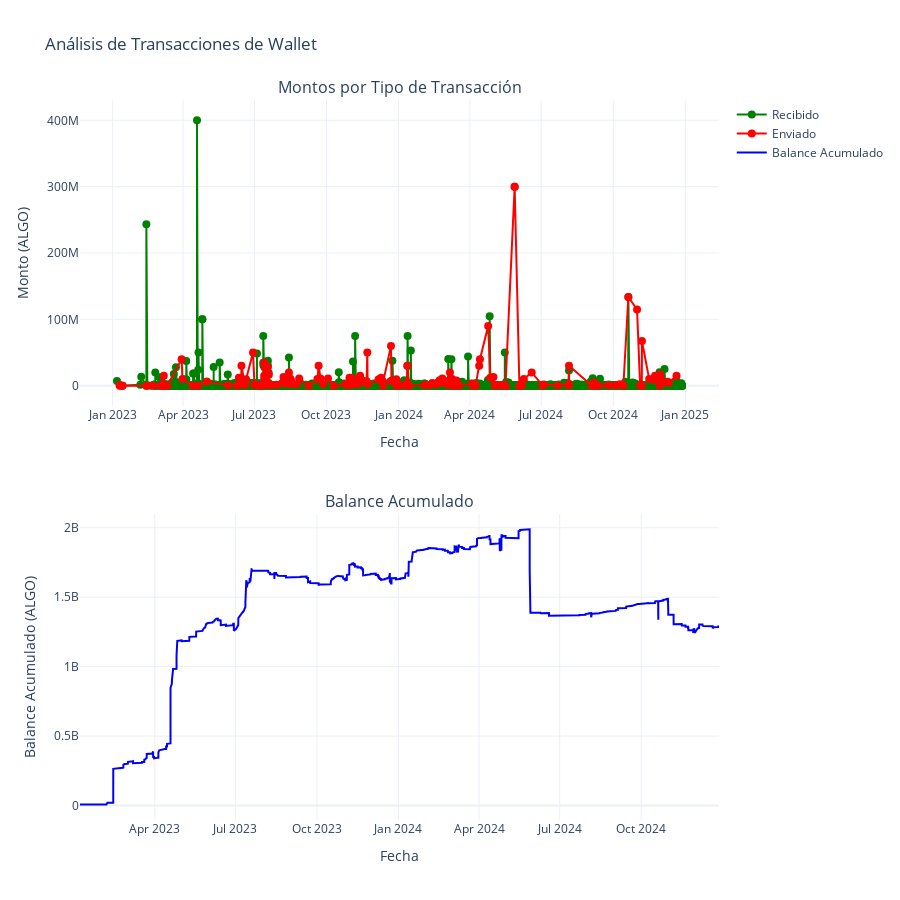

Notebook code for this chart:
### Code cell
import pandas as pd
import plotly.graph_objects as go
from plotly.subplots import make_subplots

# Leer el archivo CSV
file_path = r"C:\Users\Nabucodonosor\Documents\BITLINK\Repositorios\explorer-wallets\wallet_transactions_consolidated.csv"
df = pd.read_csv(file_path)

# Convertir la columna fecha a datetime
df['fecha'] = pd.to_datetime(df['fecha'])

# Separar transacciones enviadas y recibidas
df_recibido = df[df['tipo'] == 'Recibido']
df_enviado = df[df['tipo'] == 'Enviado']

# Crear la figura con subplots
fig = make_subplots(
    rows=2, cols=1,
    subplot_titles=('Montos por Tipo de Transacción', 'Balance Acumulado'),
    vertical_spacing=0.15
)

# Añadir las líneas de transacciones
fig.add_trace(
    go.Scatter(
        x=df_recibido['fecha'],
        y=df_recibido['monto'],
        name='Recibido',
        mode='lines+markers',
        line=dict(color='green'),
        marker=dict(size=8)
    ),
    row=1, col=1
)

fig.add_trace(
    go.Scatter(
        x=df_enviado['fecha'],
        y=df_enviado['monto'],
        name='Enviado',
        mode='lines+markers',
        line=dict(color='red'),
        marker=dict(size=8)
    ),
    row=1, col=1
)

# Calcular y añadir el balance acumulado
df_sorted = df.sort_values('fecha')
df_sorted['balance_acumulado'] = df_sorted.apply(
    lambda row: row['monto'] if row['tipo'] == 'Recibido' else -row['monto'], 
    axis=1
).cumsum()

fig.add_trace(
    go.Scatter(
        x=df_sorted['fecha'],
        y=df_sorted['balance_acumulado'],
        name='Balance Acumulado',
        mode='lines',
        line=dict(color='blue', width=2)
    ),
    row=2, col=1
)

# Actualizar el diseño
fig.update_layout(
    title='Análisis de Transacciones de Wallet',
    height=900,
    showlegend=True,
    template='plotly_white'
)

# Actualizar ejes
fig.update_xaxes(title_text='Fecha', row=1, col=1)
fig.update_xaxes(title_text='Fecha', row=2, col=1)
fig.update_yaxes(title_text='Monto (ALGO)', row=1, col=1)
fig.update_yaxes(title_text='Balance Acumulado (ALGO)', row=2, col=1)

# Mostrar la figura
fig.show()

# Imprimir estadísticas básicas
print("\nEstadísticas básicas:")
print(f"Total de transacciones: {len(df)}")
print(f"Período: {df['fecha'].min()} a {df['fecha'].max()}")
print("\nResumen por tipo de transacción:")
print(df.groupby('tipo')['monto'].agg(['count', 'sum', 'mean', 'max']))

### Figure 1 — Plotly figure (JSON) as saved in the notebook; plotly's stock layout.template omitted (floating-point values rounded to 4 significant figures; data arrays with more than 128 entries replaced by an {"elided": "..."} marker saying what was removed)
{"data": [{"line": {"color": "green"}, "marker": {"size": 8}, "mode": "lines+markers", "name": "Recibido", "type": "scatter", "x": {"elided": "15340 str values"}, "xaxis": "x", "y": {"elided": "15340 float values"}, "yaxis": "y"}, {"line": {"color": "red"}, "marker": {"size": 8}, "mode": "lines+markers", "name": "Enviado", "type": "scatter", "x": {"elided": "176 str values"}, "xaxis": "x", "y": {"elided": "176 float values"}, "yaxis": "y"}, {"line": {"color": "blue", "width": 2}, "mode": "lines", "name": "Balance Acumulado", "type": "scatter", "x": {"elided": "15516 str values"}, "xaxis": "x2", "y": {"elided": "15516 float values"}, "yaxis": "y2"}], "layout": {"annotations": [{"font": {"size": 16}, "showarrow": false, "text": "Montos por Tipo de Transacción", "x": 0.5, "xanchor": "center", "xref": "paper", "y": 1, "yanchor": "bottom", "yref": "paper"}, {"font": {"size": 16}, "showarrow": false, "text": "Balance Acumulado", "x": 0.5, "xanchor": "center", "xref": "paper", "y": 0.425, "yanchor": "bottom", "yref": "paper"}], "height": 900, "showlegend": true, "title": {"text": "Análisis de Transacciones de Wallet"}, "xaxis": {"anchor": "y", "domain": [0, 1], "title": {"text": "Fecha"}}, "xaxis2": {"anchor": "y2", "domain": [0, 1], "title": {"text": "Fecha"}}, "yaxis": {"anchor": "x", "domain": [0.575, 1], "title": {"text": "Monto (ALGO)"}}, "yaxis2": {"anchor": "x2", "domain": [0, 0.425], "title": {"text": "Balance Acumulado (ALGO)"}}}}
